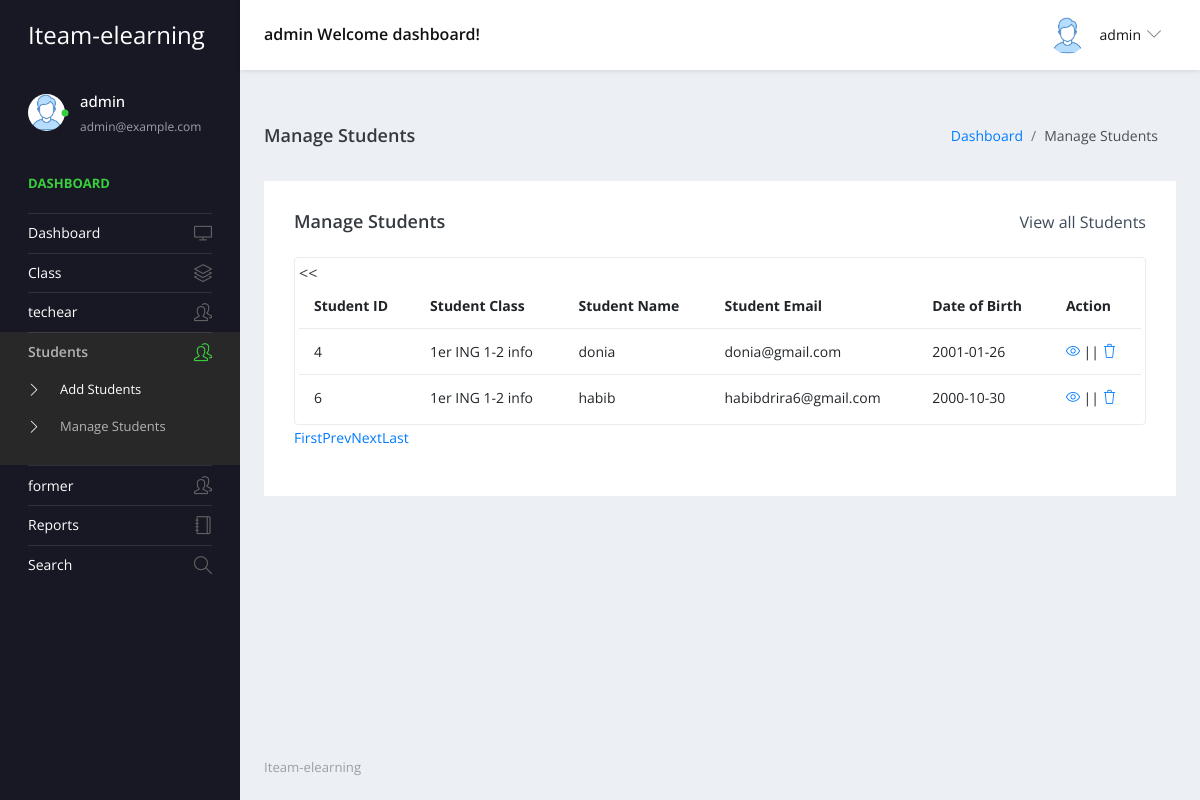
Page /admin/manage-students.php (signed in) on the committed database.
### tables this page shows
CREATE TABLE `student` (
  `id_user` int(11) NOT NULL,
  `username` varchar(50) NOT NULL,
  `password` varchar(255) NOT NULL,
  `email` varchar(50) NOT NULL,
  `classe` varchar(50) DEFAULT NULL,
  `Gender` varchar(25) DEFAULT NULL,
  `image` varchar(255) DEFAULT NULL,
  `Date of Birth` date NOT NULL,
  `Student Name` varchar(25) NOT NULL
);

CREATE TABLE `class` (
  `id` int(20) NOT NULL,
  `classname` varchar(20) DEFAULT NULL,
  `section` varchar(20) DEFAULT NULL
);

### admin/manage-students.php (the view, shortened to what this page needs)
<?php
include('includes/dbconnection.php');
?>
<!DOCTYPE html>
<html lang="en">
<head>
     <link rel="stylesheet" href="vendors/simple-line-icons/css/simple-line-icons.css">
    <link rel="stylesheet" href="vendors/flag-icon-css/css/flag-icon.min.css">
    <link rel="stylesheet" href="vendors/css/vendor.bundle.base.css">
    <link rel="stylesheet" href="./vendors/daterangepicker/daterangepicker.css">
    <link rel="stylesheet" href="./vendors/chartist/chartist.min.css">
    <link rel="stylesheet" href="./css/style.css">
</head>
<body>
<div class="container-scroller">
    <?php include_once('includes/header.php');?>
    <div class="container-fluid page-body-wrapper">
        <?php include_once('includes/sidebar.php');?>
        <div class="main-panel">
            <div class="content-wrapper">
                <div class="page-header">
                    <h3 class="page-title">Manage Students</h3>
                    <nav aria-label="breadcrumb">
                        <ol class="breadcrumb">
                            <li class="breadcrumb-item"><a href="dashboard.php">Dashboard</a></li>
                            <li class="breadcrumb-item active" aria-current="page">Manage Students</li>
                        </ol>
                    </nav>
                </div>
                <div class="row">
                    <div class="col-md-12 grid-margin stretch-card">
                        <div class="card">
                            <div class="card-body">
                                <div class="d-sm-flex align-items-center mb-4">
                                    <h4 class="card-title mb-sm-0">Manage Students</h4>
                                    <a href="#" class="text-dark ml-auto mb-3 mb-sm-0">View all Students</a>
                                </div>
                                <div class="table-responsive border rounded p-1">
                                    <table class="table">
                                        <thead>
                                            <tr>
                                                <th class="font-weight-bold">Student ID</th>
                                                <th class="font-weight-bold">Student Class</th>
                                                <th class="font-weight-bold">Student Name</th>
                                                <th class="font-weight-bold">Student Email</th>
                                                <th class="font-weight-bold">Date of Birth</th>
                                                <th class="font-weight-bold">Action</th>
                                            </tr>
                                        </thead>
                                        <tbody>
                                            <?php
                                            if (isset($_GET['pageno'])) {
                                                $pageno = $_GET['pageno'];
                                            } else {
                                                $pageno = 1;
                                            }
                                            $no_of_records_per_page = 15;
                                            $offset = ($pageno-1) * $no_of_records_per_page;
                                            $total_pages_sql = "SELECT COUNT(*) FROM student";
                                            $stmt = $dbh->prepare($total_pages_sql);
                                            $stmt->execute();
                                            $total_rows = $stmt->fetchColumn();
                                            $total_pages = ceil($total_rows / $no_of_records_per_page);
                                            $sql = "SELECT student.id_user, student.username, student.email, student.classe, student.Gender, student.image, student.`Date of Birth`, student.`Student Name`, class.ClassName, class.Section
                                                    FROM student
                                                    INNER JOIN class ON class.ID = student.classe
                                                    LIMIT $offset, $no_of_records_per_page";
                                            $query = $dbh->prepare($sql);
                                            $query->execute();
                                            $results = $query->fetchAll(PDO::FETCH_OBJ);
                                            if($query->rowCount() > 0) {
                                                foreach($results as $row) {
                                            ?>
                                                    <tr>
                                                        <td><?php echo htmlentities($row->id_user);?></td>
                                                        <td><?php echo htmlentities($row->ClassName);?> <?php echo htmlentities($row->Section);?></td>
                                                        <td><?php echo htmlentities($row->{'Student Name'});?></td>
                                                        <td><?php echo htmlentities($row->email);?></td>
                                                        <td><?php echo htmlentities($row->{'Date of Birth'});?></td>
                                                        <td>
                                                            <div>
                                                                <a href="edit-student-detail.php?editid=<?php echo htmlentities ($row->id_user);?>"><i class="icon-eye"></i></a>
                                                                ||
                                                                <a href="manage-students.php?delid=<?php echo ($row->id_user);?>" onclick="return confirm('Do you really want to Delete ?');">
                                                                    <i class="icon-trash"></i>
                                                                </a>
                                                            </div>
                                                        </td>
                                                    </tr>
                                            <?php
                                                }
                                            }
                                            ?>
                                        </tbody>
                                    </table>
                                </div>
                                <div align="left">
                                    <ul class="pagination">
                                        <li><a href="?pageno=1">First</a></li>
                                        <li class="<?php if($pageno <= 1) { echo 'disabled'; } ?>">
                                            <a href="<?php if($pageno <= 1) { echo '#'; } else { echo "?pageno=".($pageno - 1); } ?>">Prev</a>
                                        </li>
                                        <li class="<?php if($pageno >= $total_pages) { echo 'disabled'; } ?>">
                                            <a href="<?php if($pageno >= $total_pages) { echo '#'; } else { echo "?pageno=".($pageno + 1); } ?>">Next</a>
                                        </li>
                                        <li><a href="?pageno=<?php echo $total_pages; ?>">Last</a></li>
                                    </ul>
                                </div>
                            </div>
                        </div>
                    </div>
                </div>
            </div>
            <?php include_once('includes/footer.php');?>
        </div>
    </div>
</div>
</body>
</html>

### admin/includes/header.php (shortened to what this page needs)
<nav class="navbar default-layout-navbar col-lg-12 col-12 p-0 fixed-top d-flex flex-row">
    <div class="navbar-brand-wrapper d-flex align-items-center">
        <a class="navbar-brand brand-logo" href="dashboard.php">
            <strong style="color: white;">Iteam-elearning</strong>
        </a>
    </div>
    <?php
    $userId = $_SESSION['admin_id'];
    $sql = "SELECT * FROM admin WHERE id_user=:userId";
    $query = $dbh->prepare($sql);
    $query->bindParam(':userId', $userId, PDO::PARAM_STR);
    $query->execute();
    $results = $query->fetchAll(PDO::FETCH_ASSOC);
    if ($query->rowCount() > 0) {
        foreach ($results as $row) { ?>
            <div class="navbar-menu-wrapper d-flex align-items-center flex-grow-1">
                <h5 class="mb-0 font-weight-medium d-none d-lg-flex"><?php echo htmlentities($row['username']); ?> Welcome dashboard!</h5>
                <ul class="navbar-nav navbar-nav-right ml-auto">
                    <li class="nav-item dropdown d-none d-xl-inline-flex user-dropdown">
                        <a class="nav-link dropdown-toggle" id="UserDropdown" href="#" data-toggle="dropdown" aria-expanded="false">
                            <img class="img-xs rounded-circle ml-2" src="images/faces/face8.jpg" alt="Profile image"> <span class="font-weight-normal"> <?php echo htmlentities($row['username']); ?> </span>
                        </a>
                    </li>
                </ul>
            </div>
<?php
        }
    }
?>
</nav>

### admin/includes/sidebar.php (shortened to what this page needs)
<nav class="sidebar sidebar-offcanvas" id="sidebar">
    <ul class="nav">
        <li class="nav-item nav-profile">
            <a href="#" class="nav-link">
                <div class="profile-image">
                    <img class="img-xs rounded-circle" src="images/faces/face8.jpg" alt="profile image">
                    <div class="dot-indicator bg-success"></div>
                </div>
                <div class="text-wrapper">
                    <?php
                    $userId = $_SESSION['admin_id'];
                    $sql = "SELECT * FROM admin WHERE id_user = :userId";
                    $query = $dbh->prepare($sql);
                    $query->bindParam(':userId', $userId, PDO::PARAM_INT);
                    $query->execute();
                    $results = $query->fetchAll(PDO::FETCH_OBJ);
                    if ($query->rowCount() > 0) {
                        foreach ($results as $row) { ?>
                            <p class="profile-name"><?php echo htmlentities($row->username); ?></p>
                            <p class="designation"><?php echo htmlentities($row->email); ?></p>
                    <?php $cnt = $cnt + 1;
                        }
                    } ?>
                </div>
            </a>
        </li>
        <li class="nav-item nav-category">
            <span class="nav-link">Dashboard</span>
        </li>
        <li class="nav-item">
            <a class="nav-link" href="dashboard.php">
                <span class="menu-title">Dashboard</span>
                <i class="icon-screen-desktop menu-icon"></i>
            </a>
        </li>
        <li class="nav-item">
              <a class="nav-link" data-toggle="collapse" href="#ui-basic" aria-expanded="false" aria-controls="ui-basic">
                <span class="menu-title">Class</span>
                <i class="icon-layers menu-icon"></i>
              </a>
            </li>
        <li class="nav-item">
              <a class="nav-link" data-toggle="collapse" href="#auth" aria-expanded="false" aria-controls="auth">
                <span class="menu-title">techear</span>
                <i class="icon-people menu-icon"></i>
              </a>
            </li>
        <li class="nav-item">
            <a class="nav-link" data-toggle="collapse" href="#ui-basic1" aria-expanded="false" aria-controls="ui-basic1">
                <span class="menu-title">Students</span>
                <i class="icon-people menu-icon"></i>
            </a>
            <div class="collapse" id="ui-basic1">
                <ul class="nav flex-column sub-menu">
                    <li class="nav-item"> <a class="nav-link" href="add-students.php">Add Students</a></li>
                    <li class="nav-item"> <a class="nav-link" href="manage-students.php">Manage Students</a></li>
                </ul>
            </div>
        </li>
        <li class="nav-item">
              <a class="nav-link" data-toggle="collapse" href="#auth2" aria-expanded="false" aria-controls="auth">
                <span class="menu-title">former</span>
                <i class="icon-people menu-icon"></i>
              </a>
            </li>
        <li class="nav-item">
            <a class="nav-link" href="between-dates-reports.php">
                <span class="menu-title">Reports</span>
                <i class="icon-notebook menu-icon"></i>
            </a>
        </li>
        <li class="nav-item">
            <a class="nav-link" href="search.php">
                <span class="menu-title">Search</span>
                <i class="icon-magnifier menu-icon"></i>
            </a>
        </li>
    </ul>
</nav>

### rows in the picture
student: id_user "4", class.classname "1er ING 1-2", class.section "info", row "donia", email "donia@gmail.com", row "2001-01-26"
student: id_user "6", class.classname "1er ING 1-2", class.section "info", row "habib", email "habibdrira6@gmail.com", row "2000-10-30"

### other values in the picture
$row['username'] "admin"
$row->username "admin"
$row->email "admin@example.com"
